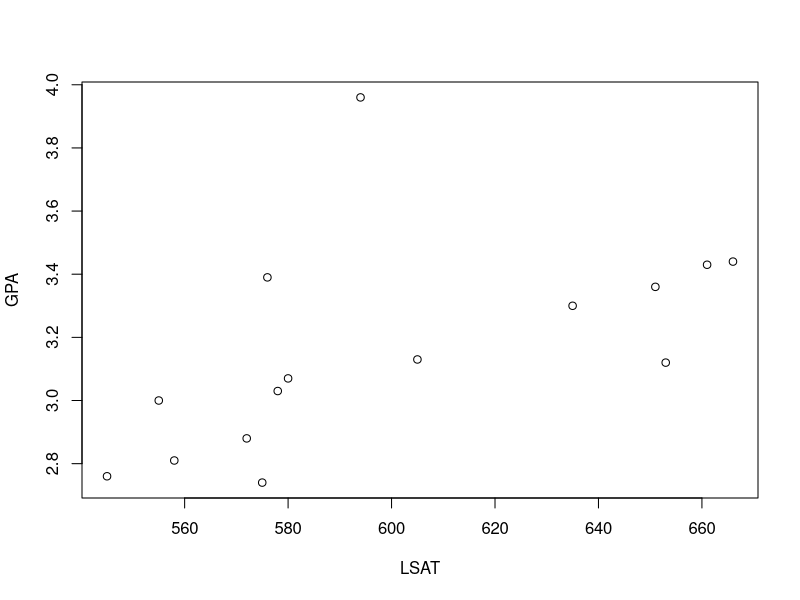

Write the R code that produced this figure.
LSAT = c(576, 635, 558, 578, 666, 580, 555, 661, 651, 605, 653, 575, 545, 572, 594)
GPA = c(3.39, 3.30, 2.81, 3.03, 3.44, 3.07, 3.00, 3.43, 3.36, 3.13, 3.12, 2.74, 2.76, 2.88, 3.96)

plot(LSAT,GPA, type = 'p')

LSAT_mean = mean(LSAT)
GPA_mean = mean(GPA)

theta = sum((LSAT-LSAT_mean)*(GPA-GPA_mean)) / sqrt(sum((LSAT-LSAT_mean)*(LSAT-LSAT_mean))*sum((GPA-GPA_mean)*(GPA-GPA_mean)))

theta

#--------------------------------------------------------#

theta_hat = c()

for(i in 1:1000000){
  boot1 = sample(LSAT, 15, replace = TRUE)
  boot2 = sample(GPA, 15, replace = TRUE)
  
  mean1 = mean(boot1)
  mean2 = mean(boot2)
  
  theta_hat[i] = sum((boot1-mean1)*(boot2-mean2)) / sqrt(sum((boot1-mean1)*(boot1-mean1))*sum((boot2-mean2)*(boot2-mean2)))
}

SE = sd(theta_hat)

SE

#--------------------------------------------------------#

normal = c(theta - 1.96 * SE, theta + 1.96 * SE)
percentile = c(quantile(theta_hat,0.025), quantile(theta_hat,0.975))
pivotal = c(2*theta - quantile(theta_hat,0.975), 2*theta - quantile(theta_hat,0.025))

theta
SE
normal
percentile
pivotal
#Zhetessov